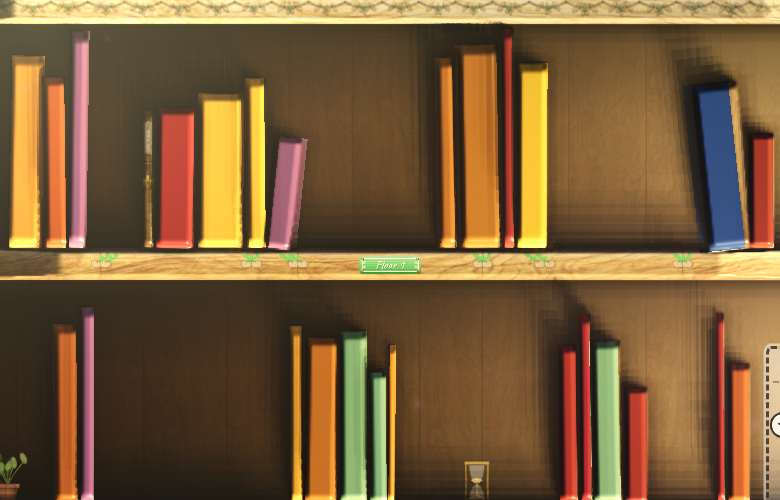
#> input picture qa/L0-case.png, 780 x 500 px, given as the content of the folder assets/generated/materials, which was not available
$ python review.py
#> lines starting #> are read from the running program, lines starting #| are printed output that depends on the picture; pictures that were not available may be replaced by others from this repository, and a replacement may not be noted
"""Batch review for generated assets: robust seam measurement + contact sheets.

The seam test compares the wrap-around discontinuity against a BASELINE of many
random adjacent interior pairs, not a single one. A single interior sample is
far too noisy on textures with large features — it produced both false alarms
and false passes on the first pass.
"""
from PIL import Image
import os, glob, random, statistics

random.seed(7)


def seam_report(path, samples=40):
    im = Image.open(path).convert("RGB")
    w, h = im.size
    px = im.load()

    def col_diff(a, b):
        return statistics.mean(abs(px[a, y][c] - px[b, y][c]) for y in range(0, h, 2) for c in range(3))

    def row_diff(a, b):
        return statistics.mean(abs(px[x, a][c] - px[x, b][c]) for x in range(0, w, 2) for c in range(3))

    # wrap-around: last column against first, last row against first
    lr = col_diff(w - 1, 0)
    tb = row_diff(h - 1, 0)

    # baseline: typical difference between neighbouring interior columns/rows
    col_base = statistics.mean(col_diff(x, x + 1) for x in random.sample(range(1, w - 2), samples))
    row_base = statistics.mean(row_diff(y, y + 1) for y in random.sample(range(1, h - 2), samples))

    return lr, tb, col_base, row_base


def sheet(folder, cols, out, cell=340):
    files = sorted(glob.glob(f"assets/generated/{folder}/*.png"))
    if not files:
        return []
    rows = (len(files) + cols - 1) // cols
    sh = Image.new("RGB", (cols * cell, rows * (cell + 22)), (26, 24, 22))
    for i, f in enumerate(files):
        im = Image.open(f).convert("RGB").resize((cell - 8, cell - 8), Image.LANCZOS)
        sh.paste(im, ((i % cols) * cell + 4, (i // cols) * (cell + 22) + 18))
    sh.save(out)
    return files


def check(folder):
    print(f"== {folder} ==")
    bad = []
    for f in sorted(glob.glob(f"assets/generated/{folder}/*.png")):
        lr, tb, cb, rb = seam_report(f)
        # A genuine seam shows as a wrap difference well above the natural
        # neighbour-to-neighbour variation of that same image.
        lr_bad = lr > cb * 2.0 + 2
        tb_bad = tb > rb * 2.0 + 2
        tag = "SEAM" if (lr_bad or tb_bad) else "OK  "
        if lr_bad or tb_bad:
            bad.append(os.path.basename(f))
        print(f"  {tag} {os.path.basename(f):24s} lr={lr:5.1f}/{cb:5.1f}  tb={tb:5.1f}/{rb:5.1f}")
    return bad


bad = check("materials") + check("wallpaper")
#> in seam_report, im is the input picture: PIL image 780x500 RGB; mean R, G, B 122.3, 92.5, 56.8
#> in seam_report, `lr = col_diff(w - 1, 0)`: lr = 81.1
#> in seam_report, `tb = row_diff(h - 1, 0)`: tb = 133.9
#> in seam_report, `col_base = statistics.mean(col_diff(x, x + 1) for x in random.sample(r..`: col_base = 5.58
#> in seam_report, `row_base = statistics.mean(row_diff(y, y + 1) for y in random.sample(r..`: row_base = 2.15
#> in check, `lr, tb, cb, rb = seam_report(f)`: lr = 81.1; tb = 133.9; cb = 5.58; rb = 2.15
#> in check, `lr_bad = lr > cb * 2.0 + 2`: lr_bad = True
#> in check, `tag = "SEAM" if (lr_bad or tb_bad) else "OK  "`: tag = 'SEAM'
#|   SEAM L0-case.png              lr= 81.1/  5.6  tb=133.9/  2.2
#|   SEAM L0-case.png              lr= 81.1/  3.6  tb=133.9/  2.4
sheet("materials", 5, "qa/sheet-materials.png")
#> in sheet, `im = Image.open(f).convert("RGB").resize((cell - 8, cell - 8), Image.L..`:
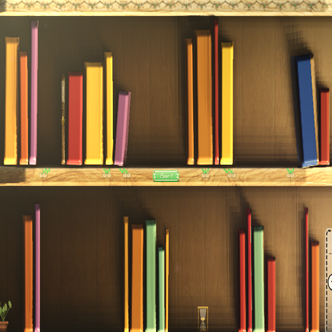
#> im: PIL image 332x332 RGB; mean R, G, B 122.2, 92.5, 56.8
#> in sheet, `sh.paste(im, ((i % cols) * cell + 4, (i // cols) * (cell + 22) + 18))`:
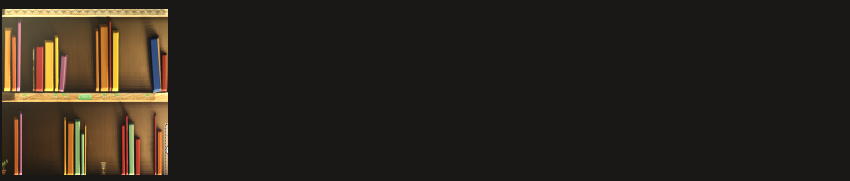
#> sh: PIL image 1700x362 RGB (shown at 1/2 size); mean R, G, B 43.2, 36.3, 28.2
sheet("wallpaper", 4, "qa/sheet-wallpaper.png")
#> call 2 of sheet, with folder = 'wallpaper', cols = 4, out = 'qa/sheet-wallpaper.png', cell = 340
#> in sheet (call 2), `sh.paste(im, ((i % cols) * cell + 4, (i // cols) * (cell + 22) + 18))`:
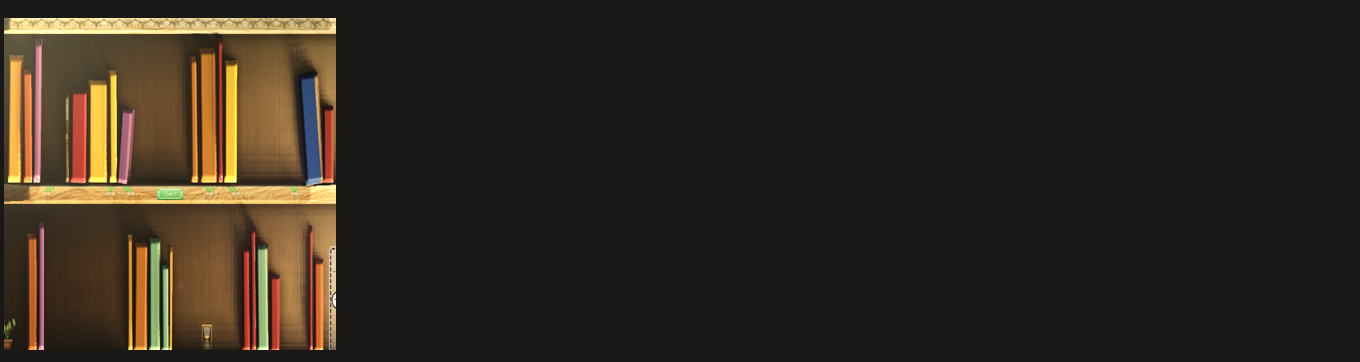
#> sh: PIL image 1360x362 RGB; mean R, G, B 47.5, 39.3, 29.8
sheet("foliage", 3, "qa/sheet-foliage.png")
#> call 3 of sheet, with folder = 'foliage', cols = 3, out = 'qa/sheet-foliage.png', cell = 340
#> in sheet (call 3), `sh.paste(im, ((i % cols) * cell + 4, (i // cols) * (cell + 22) + 18))`:
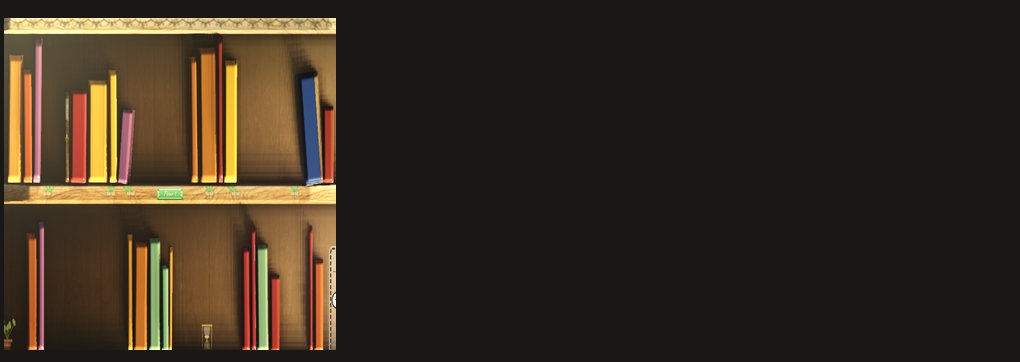
#> sh: PIL image 1020x362 RGB; mean R, G, B 54.7, 44.4, 32.4
print("\nneeds reroll:", ", ".join(bad) if bad else "none")

$ run again, on qa/L0-full.png
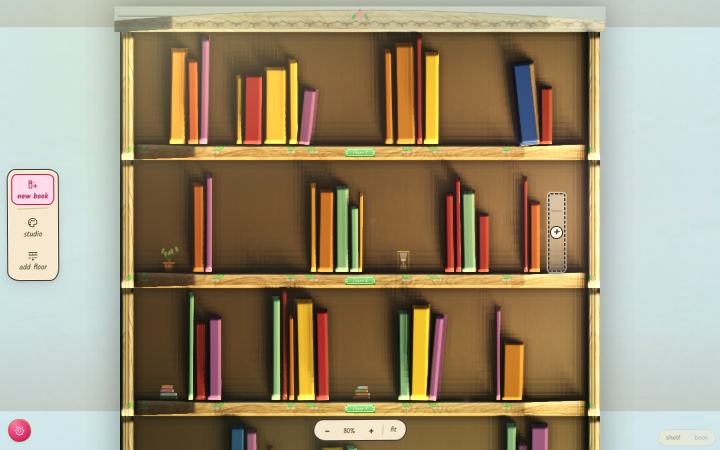
#> input picture qa/L0-full.png, 1440 x 900 px, given as the content of the folder assets/generated/materials, which was not available (shown at 1/2 size)
#> in seam_report, im is the input picture: PIL image 1440x900 RGB; mean R, G, B 156.2, 143, 116.5
#> in seam_report, `lr = col_diff(w - 1, 0)`: lr = 1.88
#> in seam_report, `tb = row_diff(h - 1, 0)`: tb = 69.27
#> col_base = 4.35
#> row_base = 3
#> in check, `lr, tb, cb, rb = seam_report(f)`: lr = 1.88; tb = 69.27; cb = 4.35; rb = 3
#> lr_bad = False
#> tb_bad = True
#> tag = 'SEAM'
#|   SEAM L0-full.png              lr=  1.9/  4.4  tb= 69.3/  3.0
#|   SEAM L0-full.png              lr=  1.9/  2.7  tb= 69.3/  3.0
#> in sheet, `im = Image.open(f).convert("RGB").resize((cell - 8, cell - 8), Image.L..`:
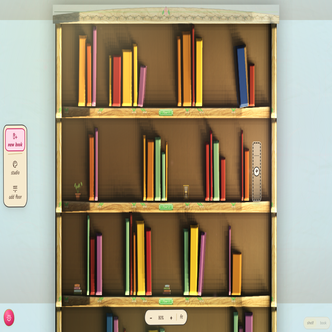
#> im: PIL image 332x332 RGB; mean R, G, B 156.1, 143, 116.5
#> in sheet (call 3), `sh.paste(im, ((i % cols) * cell + 4, (i // cols) * (cell + 22) + 18))`:
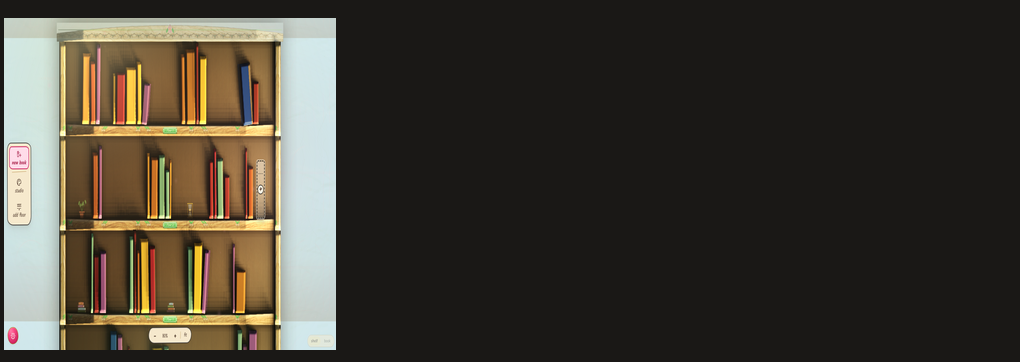
#> sh: PIL image 1020x362 RGB; mean R, G, B 64.8, 59.5, 50.2

$ run again, on qa/L1-case.png
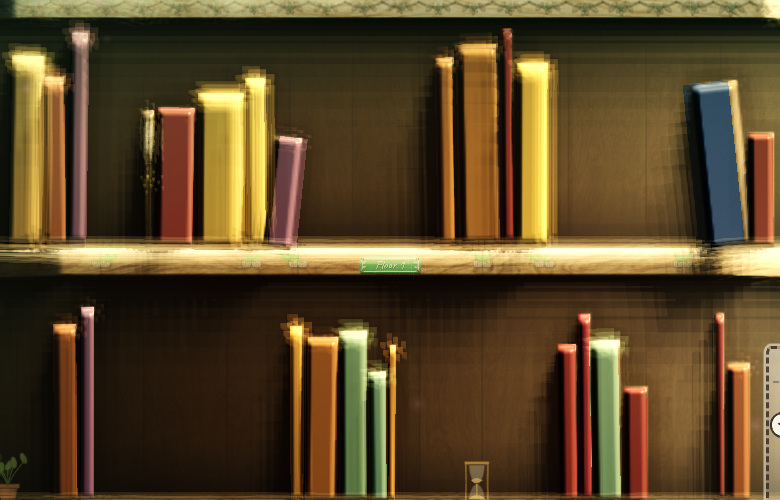
#> input picture qa/L1-case.png, 780 x 500 px, given as the content of the folder assets/generated/materials, which was not available
#> in seam_report, im is the input picture: PIL image 780x500 RGB; mean R, G, B 89.1, 69.6, 38.9
#> in seam_report, `lr = col_diff(w - 1, 0)`: lr = 99.96
#> in seam_report, `tb = row_diff(h - 1, 0)`: tb = 89.65
#> col_base = 5.76
#> row_base = 3.11
#> in check, `lr, tb, cb, rb = seam_report(f)`: lr = 99.96; tb = 89.65; cb = 5.76; rb = 3.11
#> lr_bad = True
#> tag = 'SEAM'
#|   SEAM L1-case.png              lr=100.0/  5.8  tb= 89.7/  3.1
#|   SEAM L1-case.png              lr=100.0/  4.0  tb= 89.7/  2.5
#> in sheet, `im = Image.open(f).convert("RGB").resize((cell - 8, cell - 8), Image.L..`:
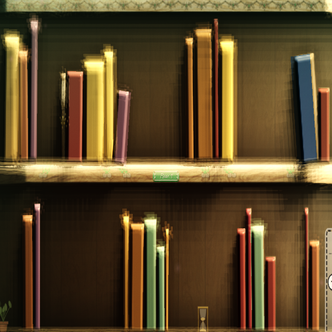
#> im: PIL image 332x332 RGB; mean R, G, B 89, 69.6, 38.9
#> in sheet (call 3), `sh.paste(im, ((i % cols) * cell + 4, (i // cols) * (cell + 22) + 18))`:
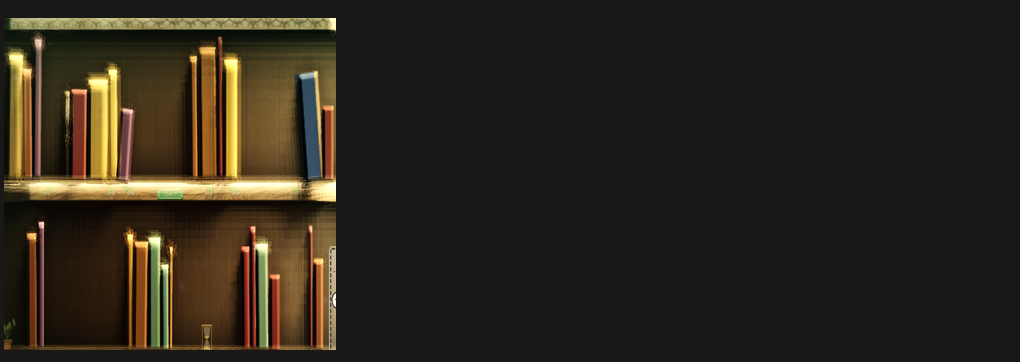
#> sh: PIL image 1020x362 RGB; mean R, G, B 44.8, 37.6, 27.1
